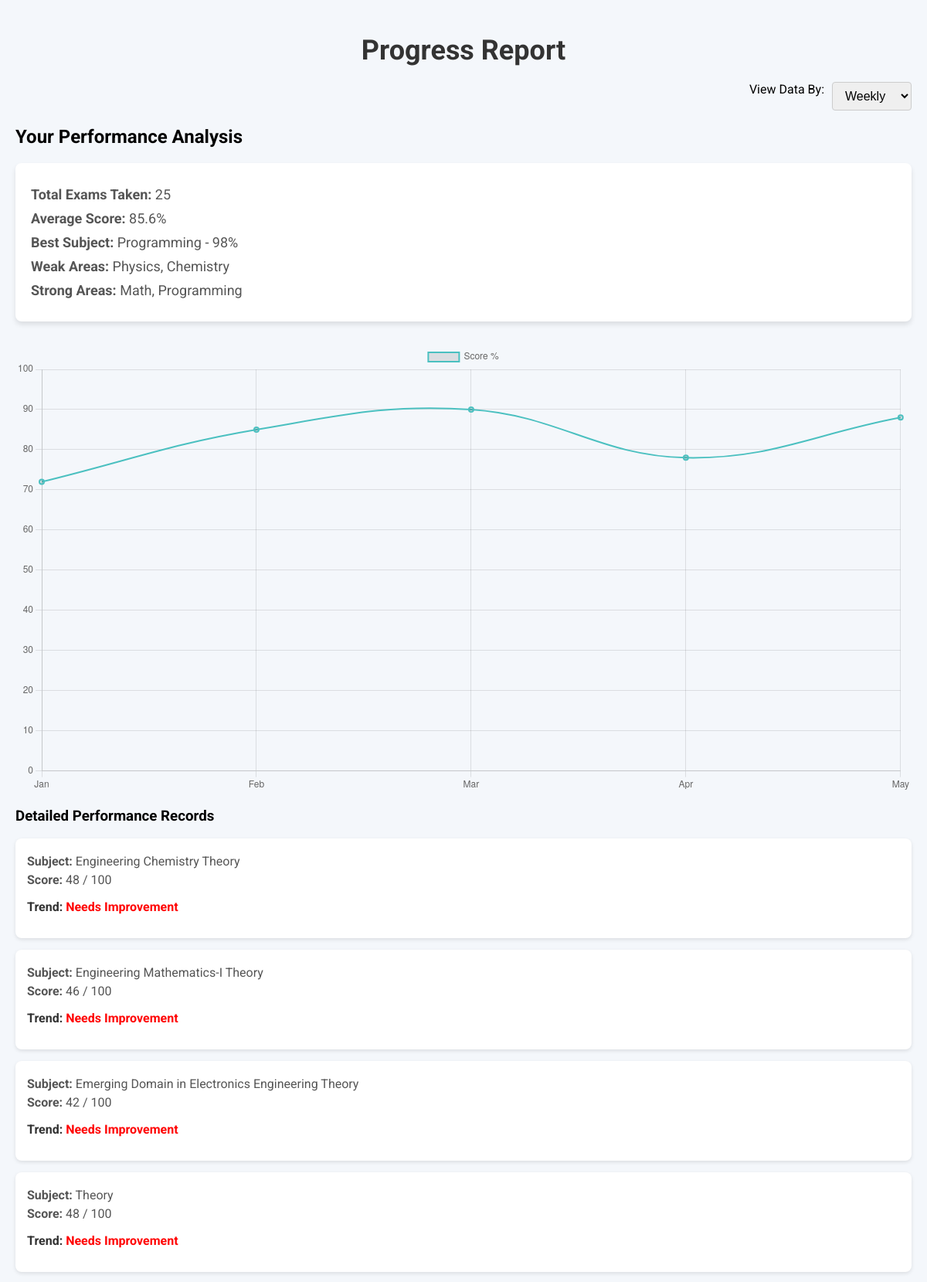
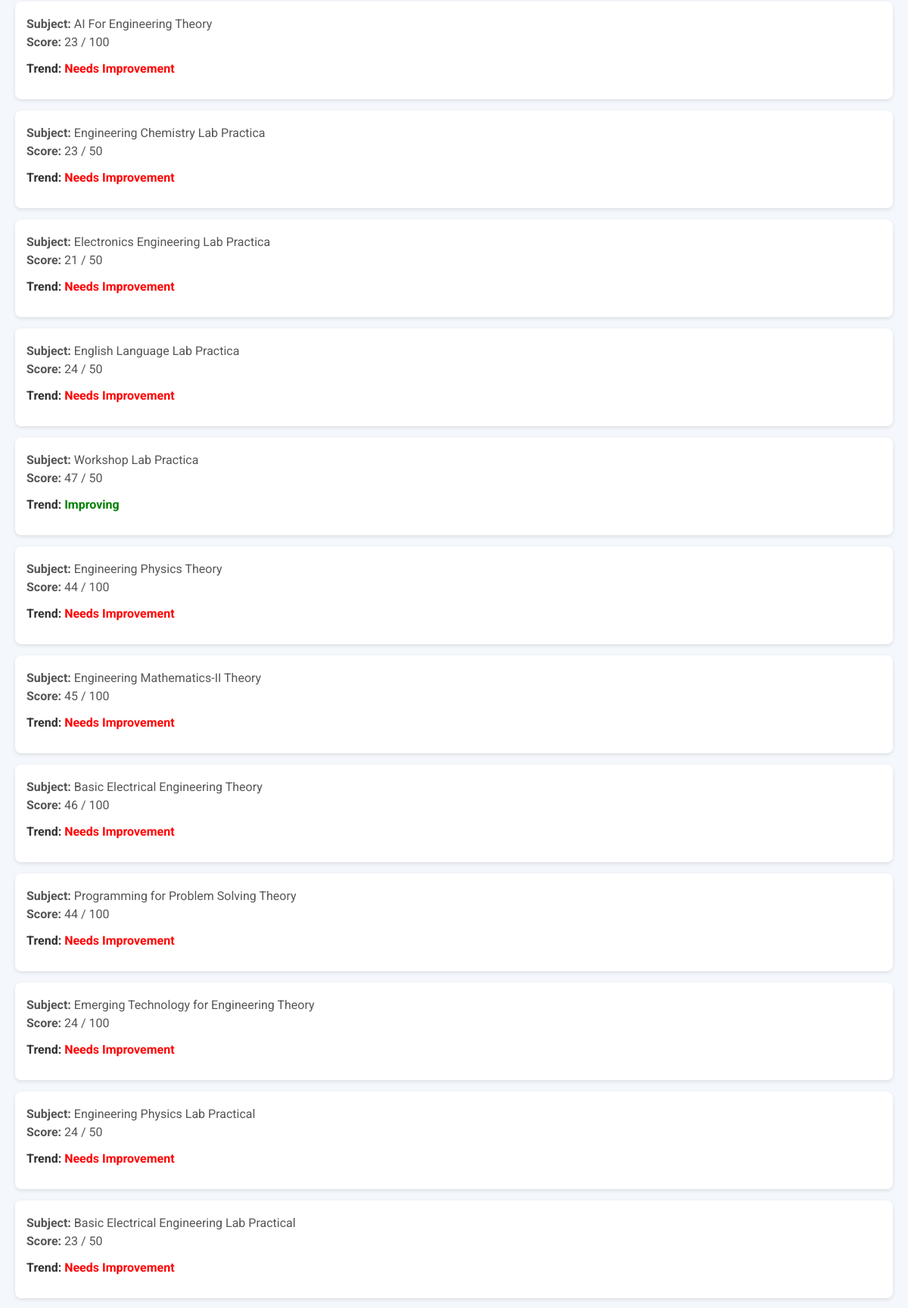
The page /progress_report/ (signed in, upper part) on the database its author committed (2 pictures, top to bottom).
### performance/models.py (models this page shows, shortened)
class Performance(models.Model):
    user = models.ForeignKey(User, on_delete=models.CASCADE)
    score = models.IntegerField(default=0)
    exam_type = models.ForeignKey(ExamType, on_delete=models.CASCADE, null=True, blank=True)
    semester = models.CharField(max_length=10, default="Unknown")
    date = models.DateField(default=datetime.date.today)

### performance/views.py (the view, shortened to what this page needs)
# urls.py: path('progress_report/', views.progress_report, name='progress_report'),
@login_required
def progress_report(request):
    performance = Performance.objects.filter(user=request.user)
    return render(request, 'progress_report.html', {'performance': performance})

### performance/templates/progress_report.html (shortened to what this page needs)
<!DOCTYPE html>
<html lang="en">
<head>
    {% load static %}
</head>
<body>
    <div class="container">
        <h1 class="progress-title">Progress Report</h1>
        <div class="report-filters">
            <label for="viewType">View Data By:</label>
            <select id="viewType" name="view_type">
                <option value="weekly">Weekly</option>
            </select>
        </div>
        <section class="performance-analysis">
            <h2>Your Performance Analysis</h2>
            <div class="overview">
                <p><strong>Total Exams Taken:</strong> 25</p>
                <p><strong>Average Score:</strong> 85.6%</p>
                <p><strong>Best Subject:</strong> Programming - 98%</p>
                <p><strong>Weak Areas:</strong> Physics, Chemistry</p>
                <p><strong>Strong Areas:</strong> Math, Programming</p>
            </div>
            <div class="performance-graphs">
                <canvas id="monthlyPerformanceChart"></canvas>
            </div>
            <h3>Detailed Performance Records</h3>
            <ul class="performance-records">
                {% for record in performance %}
                    {% if "Subjects" not in record.exam_type.name %}
                        {% with record.exam_type.name|slice:"-2:" as extracted_score %}
                        {% with record.exam_type.name|slice:":-3" as clean_exam_name %}
                        <li class="performance-item">
                            <div class="exam-details">
                                <p><strong>Subject:</strong> {{ clean_exam_name }}</p>
                                <p><strong>Score:</strong> {{ extracted_score }}
                                    {% if "Theory" in record.exam_type.name %}
                                        / 100
                                    {% elif "Practical" in record.exam_type.name %}
                                        / 50
                                    {% endif %}
                                </p>
                            </div>
                            <div class="score-trend">
                                <p><strong>Trend:</strong>
                                    {% if "Theory" in record.exam_type.name %}
                                        {% if extracted_score|add:"0" >= 80 %}
                                            <span class="positive-trend">Improving</span>
                                        {% else %}
                                            <span class="negative-trend">Needs Improvement</span>
                                        {% endif %}
                                    {% elif "Practical" in record.exam_type.name %}
                                        {% if extracted_score|add:"0" >= 40 %}
                                            <span class="positive-trend">Improving</span>
                                        {% else %}
                                            <span class="negative-trend">Needs Improvement</span>
                                        {% endif %}
                                    {% else %}
                                        {% if extracted_score|add:"0" >= 80 %}
                                            <span class="positive-trend">Improving</span>
                                        {% else %}
                                            <span class="negative-trend">Needs Improvement</span>
                                        {% endif %}
                                    {% endif %}
                                </p>
                            </div>
                        </li>
                        {% endwith %}
                        {% endwith %}
                    {% endif %}
                {% endfor %}
            </ul>
        </section>
    </div>
    <script>
        const ctx = document.getElementById('monthlyPerformanceChart').getContext('2d');
        const monthlyPerformanceChart = new Chart(ctx, {
            type: 'line',
            data: {
                labels: ['Jan', 'Feb', 'Mar', 'Apr', 'May'],
                datasets: [{
                    label: 'Score %',
                    data: [72, 85, 90, 78, 88],
                    borderColor: 'rgba(75, 192, 192, 1)',
                    borderWidth: 2,
                    fill: false,
                    tension: 0.4,
                }]
            },
            options: {
                responsive: true,
                scales: {
                    y: {
                        beginAtZero: true,
                        max: 100
                    }
                }
            }
        });
    </script>
</body>
</html>

### performance/templates/progress_report.html (style rules this page uses)
body { font-family: 'Roboto', sans-serif; background-color: #f4f7fb; margin: 0; padding: 0; }
.container { max-width: 1200px; margin: 0 auto; padding: 20px; }
.progress-title { text-align: center; font-size: 36px; margin-bottom: 20px; color: #333; }
.report-filters { display: flex; justify-content: flex-end; margin-bottom: 20px; }
.report-filters label { margin-right: 10px; font-size: 16px; }
.report-filters select { padding: 8px 12px; font-size: 16px; border-radius: 4px; border: 1px solid #ccc; outline: none; }
.overview { background-color: #fff; padding: 20px; margin-bottom: 30px; border-radius: 8px; box-shadow: 0 4px 6px rgba(0, 0, 0, 0.1); }
.overview p { font-size: 18px; margin: 10px 0; color: #555; }
.performance-records { list-style-type: none; padding: 0; margin: 0; }
.performance-item { background-color: #fff; padding: 15px; margin-bottom: 15px; border-radius: 8px; box-shadow: 0 2px 5px rgba(0, 0, 0, 0.1); }
.exam-details p { margin: 5px 0; font-size: 16px; color: #555; }
.score-trend p { font-size: 16px; color: #333; }
.positive-trend { color: green; font-weight: bold; }
.negative-trend { color: red; font-weight: bold; }
canvas { max-width: 100%; }

### rows shown on the page
Performance: clean_exam_name "Engineering Chemistry Theory", extracted_score "48", shows "/ 100", shows "Needs Improvement"
Performance: clean_exam_name "Engineering Mathematics-I Theory", extracted_score "46", shows "/ 100", shows "Needs Improvement"
Performance: clean_exam_name "Emerging Domain in Electronics Engineering Theory", extracted_score "42", shows "/ 100", shows "Needs Improvement"
Performance: clean_exam_name "Theory", extracted_score "48", shows "/ 100", shows "Needs Improvement"
Performance: clean_exam_name "AI For Engineering Theory", extracted_score "23", shows "/ 100", shows "Needs Improvement"
Performance: clean_exam_name "Engineering Chemistry Lab Practica", extracted_score "23", shows "/ 50", shows "Needs Improvement"
Performance: clean_exam_name "Electronics Engineering Lab Practica", extracted_score "21", shows "/ 50", shows "Needs Improvement"
Performance: clean_exam_name "English Language Lab Practica", extracted_score "24", shows "/ 50", shows "Needs Improvement"
Performance: clean_exam_name "Workshop Lab Practica", extracted_score "47", shows "/ 50", shows "Improving"
Performance: clean_exam_name "Engineering Physics Theory", extracted_score "44", shows "/ 100", shows "Needs Improvement"
Performance: clean_exam_name "Engineering Mathematics-II Theory", extracted_score "45", shows "/ 100", shows "Needs Improvement"
Performance: clean_exam_name "Basic Electrical Engineering Theory", extracted_score "46", shows "/ 100", shows "Needs Improvement"
Performance: clean_exam_name "Programming for Problem Solving Theory", extracted_score "44", shows "/ 100", shows "Needs Improvement"
Performance: clean_exam_name "Emerging Technology for Engineering Theory", extracted_score "24", shows "/ 100", shows "Needs Improvement"
Performance: clean_exam_name "Engineering Physics Lab Practical", extracted_score "24", shows "/ 50", shows "Needs Improvement"
Performance: clean_exam_name "Basic Electrical Engineering Lab Practical", extracted_score "23", shows "/ 50", shows "Needs Improvement"
